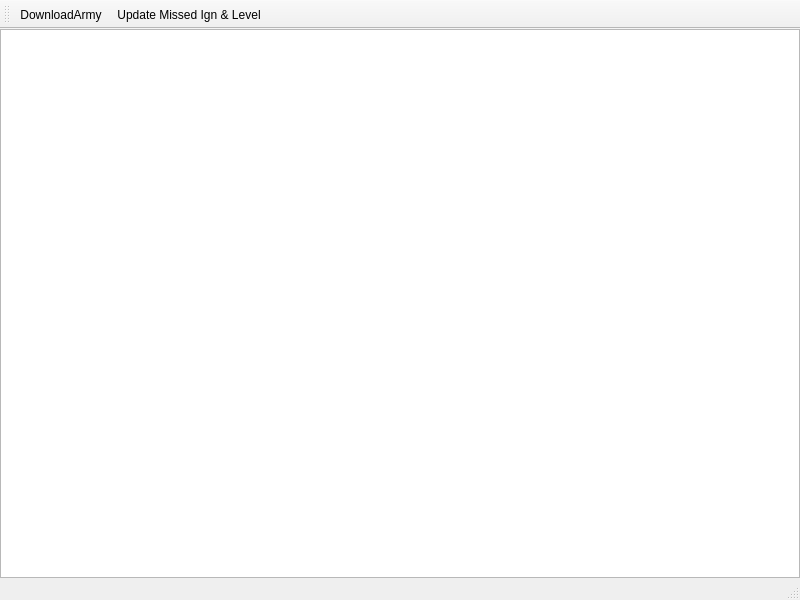
<?xml version="1.0" encoding="UTF-8"?>
<ui version="4.0">
 <class>ArmyPool</class>
 <widget class="QMainWindow" name="ArmyPool">
  <property name="geometry">
   <rect>
    <x>0</x>
    <y>0</y>
    <width>800</width>
    <height>600</height>
   </rect>
  </property>
  <property name="windowTitle">
   <string>MainWindow</string>
  </property>
  <widget class="QWidget" name="centralwidget">
   <layout class="QVBoxLayout" name="verticalLayout">
    <property name="leftMargin">
     <number>0</number>
    </property>
    <property name="topMargin">
     <number>0</number>
    </property>
    <property name="rightMargin">
     <number>0</number>
    </property>
    <property name="bottomMargin">
     <number>0</number>
    </property>
    <item>
     <widget class="QTableView" name="tableView">
      <property name="selectionBehavior">
       <enum>QAbstractItemView::SelectRows</enum>
      </property>
     </widget>
    </item>
   </layout>
  </widget>
  <widget class="QMenuBar" name="menubar">
   <property name="geometry">
    <rect>
     <x>0</x>
     <y>0</y>
     <width>800</width>
     <height>22</height>
    </rect>
   </property>
  </widget>
  <widget class="QStatusBar" name="statusbar"/>
  <widget class="QToolBar" name="toolBar">
   <property name="windowTitle">
    <string>toolBar</string>
   </property>
   <attribute name="toolBarArea">
    <enum>TopToolBarArea</enum>
   </attribute>
   <attribute name="toolBarBreak">
    <bool>false</bool>
   </attribute>
   <addaction name="actionDownloadArmy"/>
   <addaction name="actionUpdateIgnLvl"/>
  </widget>
  <action name="actionDownloadArmy">
   <property name="text">
    <string>DownloadArmy</string>
   </property>
  </action>
  <action name="actionUpdateIgnLvl">
   <property name="text">
    <string>Update Missed Ign &amp;&amp; Level</string>
   </property>
   <property name="toolTip">
    <string>Update missed ign &amp; lvl</string>
   </property>
  </action>
 </widget>
 <resources/>
 <connections/>
</ui>
